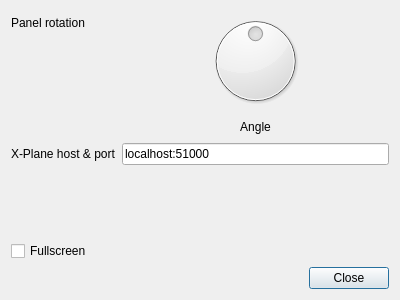
<?xml version="1.0" encoding="UTF-8"?>
<ui version="4.0">
 <class>SettingsDialog</class>
 <widget class="QDialog" name="SettingsDialog">
  <property name="geometry">
   <rect>
    <x>0</x>
    <y>0</y>
    <width>400</width>
    <height>300</height>
   </rect>
  </property>
  <property name="windowTitle">
   <string>Dialog</string>
  </property>
  <layout class="QVBoxLayout" name="verticalLayout">
   <item>
    <layout class="QFormLayout" name="formLayout">
     <item row="1" column="0">
      <widget class="QLabel" name="label_2">
       <property name="text">
        <string>Panel rotation</string>
       </property>
      </widget>
     </item>
     <item row="1" column="1">
      <widget class="QDial" name="panelRotationDial">
       <property name="minimum">
        <number>-180</number>
       </property>
       <property name="maximum">
        <number>180</number>
       </property>
       <property name="singleStep">
        <number>5</number>
       </property>
      </widget>
     </item>
     <item row="2" column="1">
      <widget class="QLabel" name="label">
       <property name="text">
        <string>Angle</string>
       </property>
       <property name="alignment">
        <set>Qt::AlignCenter</set>
       </property>
      </widget>
     </item>
     <item row="2" column="0">
      <spacer name="horizontalSpacer">
       <property name="orientation">
        <enum>Qt::Horizontal</enum>
       </property>
       <property name="sizeHint" stdset="0">
        <size>
         <width>40</width>
         <height>20</height>
        </size>
       </property>
      </spacer>
     </item>
     <item row="3" column="0">
      <widget class="QLabel" name="label_3">
       <property name="text">
        <string>X-Plane host &amp; port</string>
       </property>
      </widget>
     </item>
     <item row="3" column="1">
      <widget class="QLineEdit" name="serverAddressEdit">
       <property name="text">
        <string>localhost:51000</string>
       </property>
      </widget>
     </item>
    </layout>
   </item>
   <item>
    <widget class="QCheckBox" name="fullscreenCheckbox">
     <property name="text">
      <string>Fullscreen</string>
     </property>
    </widget>
   </item>
   <item>
    <widget class="QDialogButtonBox" name="buttonBox">
     <property name="orientation">
      <enum>Qt::Horizontal</enum>
     </property>
     <property name="standardButtons">
      <set>QDialogButtonBox::Close</set>
     </property>
    </widget>
   </item>
  </layout>
 </widget>
 <resources/>
 <connections>
  <connection>
   <sender>buttonBox</sender>
   <signal>accepted()</signal>
   <receiver>SettingsDialog</receiver>
   <slot>accept()</slot>
   <hints>
    <hint type="sourcelabel">
     <x>227</x>
     <y>278</y>
    </hint>
    <hint type="destinationlabel">
     <x>157</x>
     <y>274</y>
    </hint>
   </hints>
  </connection>
  <connection>
   <sender>buttonBox</sender>
   <signal>rejected()</signal>
   <receiver>SettingsDialog</receiver>
   <slot>reject()</slot>
   <hints>
    <hint type="sourcelabel">
     <x>295</x>
     <y>284</y>
    </hint>
    <hint type="destinationlabel">
     <x>286</x>
     <y>274</y>
    </hint>
   </hints>
  </connection>
  <connection>
   <sender>panelRotationDial</sender>
   <signal>valueChanged(int)</signal>
   <receiver>label</receiver>
   <slot>setNum(int)</slot>
   <hints>
    <hint type="sourcelabel">
     <x>247</x>
     <y>96</y>
    </hint>
    <hint type="destinationlabel">
     <x>155</x>
     <y>154</y>
    </hint>
   </hints>
  </connection>
 </connections>
</ui>
